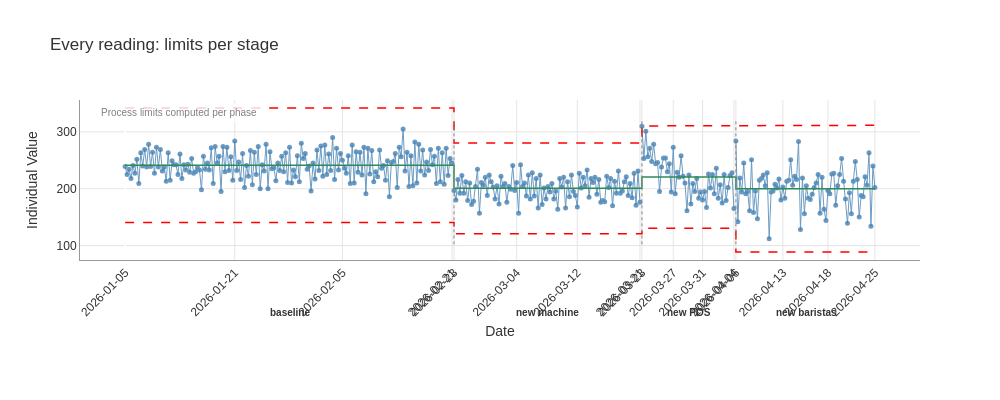
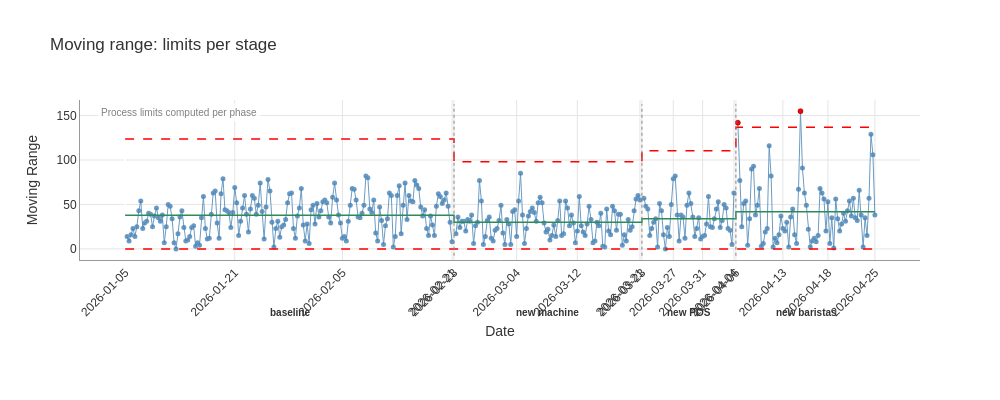

These figures' notebook cell, in order:
### Markdown cell above
## Every reading: phased X/mR

The same idea works on individual readings. `chart='x'` with `by=[]` puts all 384 readings on one
chart, and `phased=True` gives each stage its own limits. The moving range restarts at each stage, so
no range spans a stage change.

### Code cell
readings = study.execute(chart='x', by=[], phased=True, companion=True)
readings.plot(chart='X', title='Every reading: limits per stage').show()
readings.plot(chart='mR', title='Moving range: limits per stage')

### Figure 1 — Plotly figure (JSON) as saved in the notebook; plotly's stock layout.template omitted (floating-point values rounded to 4 significant figures; data arrays with more than 128 entries replaced by an {"elided": "..."} marker saying what was removed)
{"data": [{"hoverinfo": "skip", "line": {"color": "steelblue", "width": 1.0}, "mode": "lines", "name": "X (lanes)", "opacity": 0.8, "showlegend": false, "type": "scatter", "x": {"elided": "387 int values"}, "y": {"elided": "387 int values"}}, {"customdata": {"elided": "384x2 mixed values"}, "hovertemplate": "<b>X</b> = %{y:.3f}<br>Cell: %{customdata[0]}<br>Obs:  %{customdata[1]}<extra></extra>", "line": {"color": "steelblue", "width": 1.0}, "marker": {"color": "steelblue", "size": 5}, "mode": "markers", "name": "X", "opacity": 0.8, "type": "scatter", "x": {"elided": "384 int values"}, "y": {"elided": "384 int values"}}, {"hovertemplate": "UPL: %{y:.3f}<extra></extra>", "line": {"color": "red", "dash": "dash", "width": 1.5}, "mode": "lines", "name": "UPL (varies)", "showlegend": false, "type": "scatter", "x": {"elided": "767 int values"}, "y": {"elided": "767 float values"}}, {"hovertemplate": "LPL: %{y:.3f}<extra></extra>", "line": {"color": "red", "dash": "dash", "width": 1.5}, "mode": "lines", "name": "LPL (varies)", "showlegend": false, "type": "scatter", "x": {"elided": "767 int values"}, "y": {"elided": "767 float values"}}, {"hovertemplate": "CL: %{y:.3f}<extra></extra>", "line": {"color": "#2E8B57", "dash": "solid", "width": 1.5}, "mode": "lines", "name": "CL (varies)", "showlegend": false, "type": "scatter", "x": {"elided": "767 int values"}, "y": {"elided": "767 float values"}}], "layout": {"annotations": [{"bgcolor": "rgba(255,255,255,0.8)", "borderpad": 3, "font": {"color": "gray", "size": 10}, "showarrow": false, "text": "Process limits computed per phase", "x": 0.02, "xref": "paper", "y": 0.98, "yref": "paper"}, {"font": {"size": 10}, "showarrow": false, "text": "<b>baseline</b>", "x": 84, "xanchor": "center", "xref": "x", "y": -0.28, "yanchor": "top", "yref": "paper"}, {"font": {"size": 10}, "showarrow": false, "text": "<b>new machine</b>", "x": 216, "xanchor": "center", "xref": "x", "y": -0.28, "yanchor": "top", "yref": "paper"}, {"font": {"size": 10}, "showarrow": false, "text": "<b>new POS</b>", "x": 288, "xanchor": "center", "xref": "x", "y": -0.28, "yanchor": "top", "yref": "paper"}, {"font": {"size": 10}, "showarrow": false, "text": "<b>new baristas</b>", "x": 348, "xanchor": "center", "xref": "x", "y": -0.28, "yanchor": "top", "yref": "paper"}], "font": {"color": "#333333", "family": "Arial, sans-serif", "size": 12}, "height": 400, "hovermode": "x unified", "margin": {"b": 140}, "paper_bgcolor": "white", "plot_bgcolor": "white", "shapes": [{"line": {"color": "#888888", "dash": "dot", "width": 1.0}, "type": "line", "x0": 168, "x1": 168, "y0": 102.1, "y1": 319.9}, {"line": {"color": "#888888", "dash": "dot", "width": 1.0}, "type": "line", "x0": 264, "x1": 264, "y0": 102.1, "y1": 319.9}, {"line": {"color": "#888888", "dash": "dot", "width": 1.0}, "type": "line", "x0": 312, "x1": 312, "y0": 102.1, "y1": 319.9}], "showlegend": false, "title": {"text": "Every reading: limits per stage"}, "width": 1000, "xaxis": {"automargin": true, "gridcolor": "#E5E5E5", "gridwidth": 1.0, "linecolor": "#999999", "linewidth": 1.0, "showgrid": true, "showline": true, "tickangle": -45, "ticktext": ["2026-01-05", "2026-01-21", "2026-02-05", "2026-02-21", "2026-02-23", "2026-03-04", "2026-03-12", "2026-03-21", "2026-03-23", "2026-03-27", "2026-03-31", "2026-04-04", "2026-04-06", "2026-04-13", "2026-04-18", "2026-04-25"], "tickvals": [0, 56, 111, 167, 168, 200, 231, 263, 264, 280, 295, 311, 312, 336, 359, 383], "title": {"standoff": 8, "text": "Date"}}, "yaxis": {"gridcolor": "#E5E5E5", "gridwidth": 1.0, "linecolor": "#999999", "linewidth": 1.0, "showgrid": true, "showline": true, "title": {"text": "Individual Value"}, "zeroline": false}}}

### Figure 2 — Plotly figure (JSON) as saved in the notebook; plotly's stock layout.template omitted (floating-point values rounded to 4 significant figures; data arrays with more than 128 entries replaced by an {"elided": "..."} marker saying what was removed)
{"data": [{"hoverinfo": "skip", "line": {"color": "steelblue", "width": 1.0}, "mode": "lines", "name": "mR (lanes)", "opacity": 0.8, "showlegend": false, "type": "scatter", "x": {"elided": "387 int values"}, "y": {"elided": "387 float values"}}, {"customdata": {"elided": "384x2 mixed values"}, "hovertemplate": "<b>mR</b> = %{y:.3f}<br>Cell: %{customdata[0]}<br>Obs:  %{customdata[1]}<extra></extra>", "line": {"color": "steelblue", "width": 1.0}, "marker": {"color": "steelblue", "size": 5}, "mode": "markers", "name": "mR", "opacity": 0.8, "type": "scatter", "x": {"elided": "384 int values"}, "y": {"elided": "384 float values"}}, {"hovertemplate": "UPL: %{y:.3f}<extra></extra>", "line": {"color": "red", "dash": "dash", "width": 1.5}, "mode": "lines", "name": "UPL (varies)", "showlegend": false, "type": "scatter", "x": {"elided": "767 int values"}, "y": {"elided": "767 float values"}}, {"hovertemplate": "LPL: %{y:.3f}<extra></extra>", "line": {"color": "red", "dash": "dash", "width": 1.5}, "mode": "lines", "name": "LPL (varies)", "showlegend": false, "type": "scatter", "x": {"elided": "767 int values"}, "y": {"elided": "767 float values"}}, {"hovertemplate": "CL: %{y:.3f}<extra></extra>", "line": {"color": "#2E8B57", "dash": "solid", "width": 1.5}, "mode": "lines", "name": "CL (varies)", "showlegend": false, "type": "scatter", "x": {"elided": "767 int values"}, "y": {"elided": "767 float values"}}, {"hovertemplate": "Beyond Limits<br>%{x}<br>%{y:.3f}<extra></extra>", "marker": {"color": "red", "line": {"color": "darkred", "width": 0.5}, "size": 5, "symbol": "circle"}, "mode": "markers", "name": "Beyond Limits", "showlegend": false, "type": "scatter", "x": [313, 345], "y": [142.0, 155.0]}], "layout": {"annotations": [{"bgcolor": "rgba(255,255,255,0.8)", "borderpad": 3, "font": {"color": "gray", "size": 10}, "showarrow": false, "text": "Process limits computed per phase", "x": 0.02, "xref": "paper", "y": 0.98, "yref": "paper"}, {"font": {"size": 10}, "showarrow": false, "text": "<b>baseline</b>", "x": 84, "xanchor": "center", "xref": "x", "y": -0.28, "yanchor": "top", "yref": "paper"}, {"font": {"size": 10}, "showarrow": false, "text": "<b>new machine</b>", "x": 216, "xanchor": "center", "xref": "x", "y": -0.28, "yanchor": "top", "yref": "paper"}, {"font": {"size": 10}, "showarrow": false, "text": "<b>new POS</b>", "x": 288, "xanchor": "center", "xref": "x", "y": -0.28, "yanchor": "top", "yref": "paper"}, {"font": {"size": 10}, "showarrow": false, "text": "<b>new baristas</b>", "x": 348, "xanchor": "center", "xref": "x", "y": -0.28, "yanchor": "top", "yref": "paper"}], "font": {"color": "#333333", "family": "Arial, sans-serif", "size": 12}, "height": 400, "hovermode": "x unified", "margin": {"b": 140}, "paper_bgcolor": "white", "plot_bgcolor": "white", "shapes": [{"line": {"color": "#888888", "dash": "dot", "width": 1.0}, "type": "line", "x0": 168, "x1": 168, "y0": -7.75, "y1": 162.8}, {"line": {"color": "#888888", "dash": "dot", "width": 1.0}, "type": "line", "x0": 264, "x1": 264, "y0": -7.75, "y1": 162.8}, {"line": {"color": "#888888", "dash": "dot", "width": 1.0}, "type": "line", "x0": 312, "x1": 312, "y0": -7.75, "y1": 162.8}], "showlegend": false, "title": {"text": "Moving range: limits per stage"}, "width": 1000, "xaxis": {"automargin": true, "gridcolor": "#E5E5E5", "gridwidth": 1.0, "linecolor": "#999999", "linewidth": 1.0, "showgrid": true, "showline": true, "tickangle": -45, "ticktext": ["2026-01-05", "2026-01-21", "2026-02-05", "2026-02-21", "2026-02-23", "2026-03-04", "2026-03-12", "2026-03-21", "2026-03-23", "2026-03-27", "2026-03-31", "2026-04-04", "2026-04-06", "2026-04-13", "2026-04-18", "2026-04-25"], "tickvals": [0, 56, 111, 167, 168, 200, 231, 263, 264, 280, 295, 311, 312, 336, 359, 383], "title": {"standoff": 8, "text": "Date"}}, "yaxis": {"gridcolor": "#E5E5E5", "gridwidth": 1.0, "linecolor": "#999999", "linewidth": 1.0, "showgrid": true, "showline": true, "title": {"text": "Moving Range"}, "zeroline": false}}}
